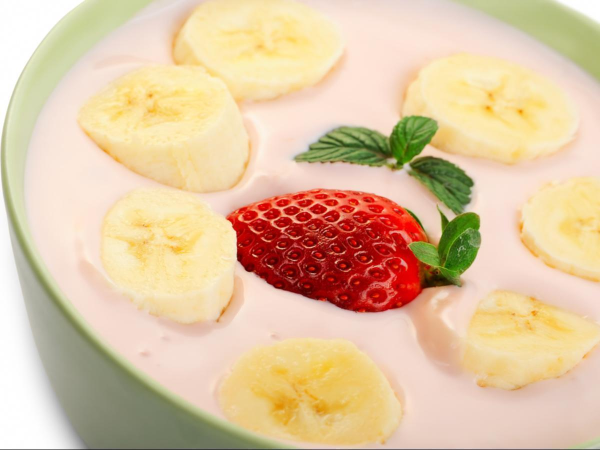
#> input picture berry.jpg, 1200 x 900 px (shown at 1/2 size)
$ python StrawberryDetection.py
#> lines starting #> are read from the running program, lines starting #| are printed output that depends on the picture; after the words box and inside, x2 and y2 are one past the last pixel; in counts of white or black regions, pixels touching at a corner belong together
#> further down, image is the input picture: shape (900, 1200, 3); mean B, G, R 162.5, 197, 224.3
#from _future_ import division
import cv2
from matplotlib import pyplot as plt
import numpy as np
from math import cos,sin


green = (0, 255, 0)

def show(image):

    #figure size in inches
    plt.figure(figsize=(10,10))
    plt.imshow(image, interpolation='nearest')

def overlay_mask(mask, image):
    #mask the mask rgb
    rgb_mask = cv2.cvtColor(mask, cv2.COLOR_GRAY2RGB)

    img = cv2.addWeighted(rgb_mask, 0.5, image, 0.5, 0)
    return img

def find_biggest_contour(image):
    #copy image
    image = image.copy()
    contours, hierarchy = cv2.findContours(image, cv2.RETR_LIST, cv2.CHAIN_APPROX_SIMPLE)

    #isolating the largest contour
    contour_sizes = [(cv2.contourArea(contour), contour) for contour in contours]
    biggest_contour = max(contour_sizes, key = lambda x: x[0])[1]

    #return the biggest contour
    mask = np.zeros(image.shape, np.uint8)
    cv2.drawContours(mask, [biggest_contour], -1, 255, -1)
    return biggest_contour, mask

def circle_contour(image, contour):
    #bounding ellipse
    image_with_ellipse = image.copy()
    ellipse = cv2.fitEllipse(contour)

    #addit
    cv2.ellipse(image_with_ellipse, ellipse, green, 2, cv2.LINE_AA)
    return image_with_ellipse

def find_strawberry(image):
    #1 convert to the correct color scheme
    image = cv2.cvtColor(image, cv2.COLOR_BGR2RGB)

    #2 scale image properly
    max_dimension = max(image.shape)
#> max_dimension = 1200
    scale = 700/max_dimension
#> scale = 0.583
    image = cv2.resize(image, None, fx=scale, fy=scale)
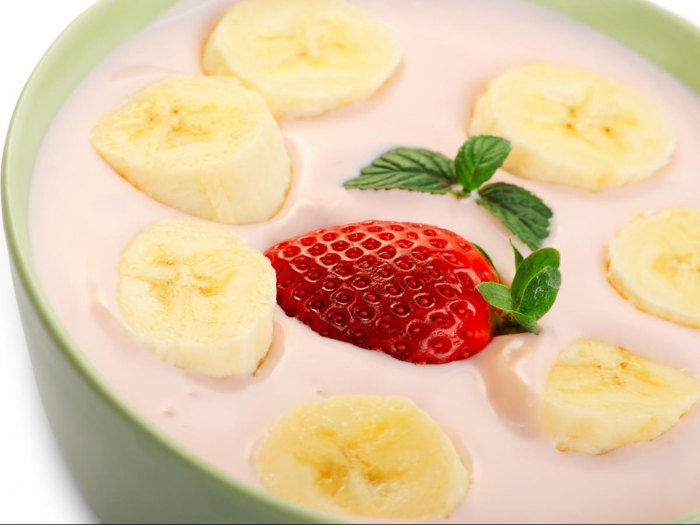
#> image: shape (525, 700, 3); mean R, G, B 224.2, 196.9, 162.4

    #3 clean our image(smooth clean color)
    image_blur = cv2.GaussianBlur(image, (7,7), 0)
    image_blur_hsv = cv2.cvtColor(image_blur, cv2.COLOR_RGB2HSV) #hsv separates color from brightness or color intensity
#> image_blur_hsv: shape (525, 700, 3); mean H, S, V 17.7, 75.4, 225.9

    #4 defining filters
    #filter by the color
    min_red = np.array([0, 100, 80]) #lightest red
    max_red = np.array([10, 256, 256]) #darkest red

    mask1 = cv2.inRange(image_blur_hsv, min_red, max_red)
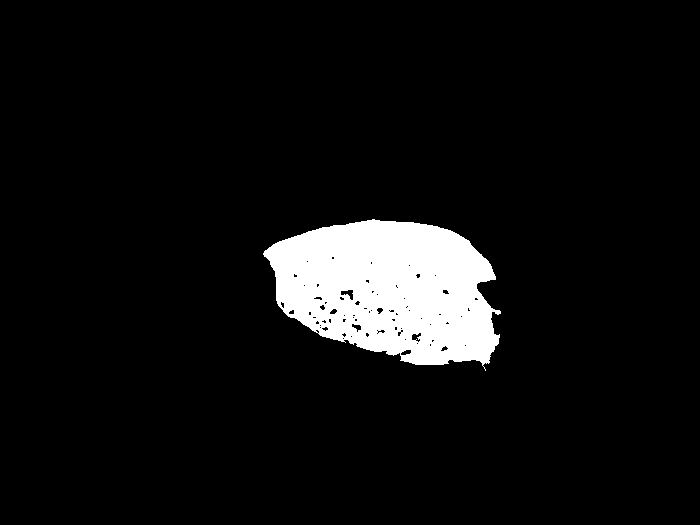
#> mask1: shape (525, 700); 6.8% white; 1 white region, box (x1, y1, x2, y2) and area: (263, 219, 501, 371) 25045

    #filter by the brightness
    min_red2 = np.array([170, 100, 80])
    max_red2 = np.array([180, 256, 256])

    mask2 = cv2.inRange(image_blur_hsv, min_red2, max_red2)
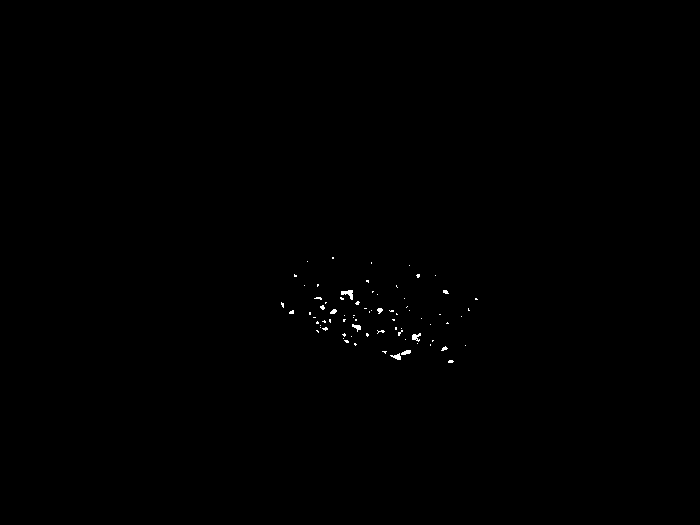
#> mask2: shape (525, 700); 0.18% white in thin lines or dots, all inside (x1, y1, x2, y2) = (281, 257, 478, 363)

    #combine both masks
    mask = mask1 + mask2
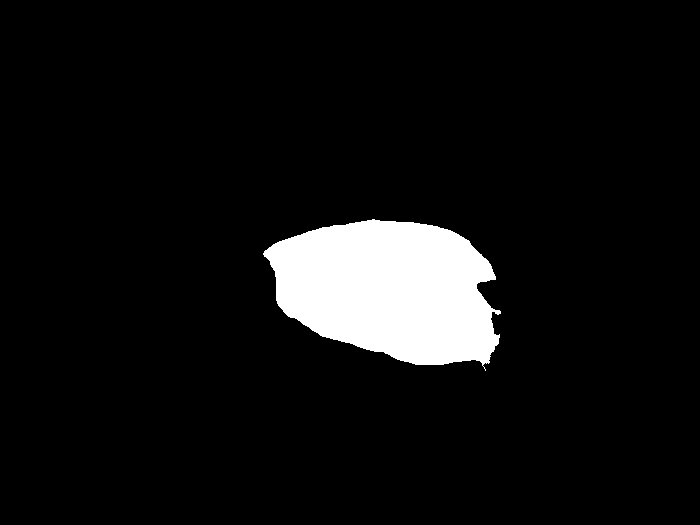
#> mask: shape (525, 700); 7% white; 1 white region, box (x1, y1, x2, y2) and area: (263, 219, 501, 371) 25701

    #5 Segmentation (separate the obj from everything else with a circle)
    kernel = cv2.getStructuringElement(cv2.MORPH_ELLIPSE, (15,15))
    mask_closed = cv2.morphologyEx(mask, cv2.MORPH_CLOSE, kernel)
#> mask_closed: shape (525, 700); 7% white; 1 white region, box (x1, y1, x2, y2) and area: (263, 219, 501, 371) 25809
    mask_clean = cv2.morphologyEx(mask_closed, cv2.MORPH_OPEN, kernel)
#> mask_clean: shape (525, 700); 7% white; 1 white region

    #6 find the biggest strawberry
    big_strawberry_contour, mask_strwaberries = find_biggest_contour(mask_clean)
#> in find_biggest_contour, `contours, hierarchy = cv2.findContours(image, cv2.RETR_LIST, cv2.CHAIN..`: contours = 1 contour; box (x1, y1, x2, y2) and area: (266, 219, 499, 365) 25388
#> in find_biggest_contour, `contour_sizes = [(cv2.contourArea(contour), contour) for contour in co..`: contour_sizes = 1 item
#> in find_biggest_contour, `biggest_contour = max(contour_sizes, key = lambda x: x[0])[1]`: biggest_contour = contour of 272 points, box (x1, y1, x2, y2) (266, 219, 499, 365), area 25388
#> big_strawberry_contour has the same summary as biggest_contour in find_biggest_contour

    #7 overlay the masks that we created on the image
    overlay = overlay_mask(mask_clean, image)
#> in overlay_mask, `rgb_mask = cv2.cvtColor(mask, cv2.COLOR_GRAY2RGB)`: rgb_mask: shape (525, 700, 3); 7% white; 1 white region, box (x1, y1, x2, y2) and area: (266, 219, 499, 365) 25686
#> in overlay_mask, `img = cv2.addWeighted(rgb_mask, 0.5, image, 0.5, 0)`:
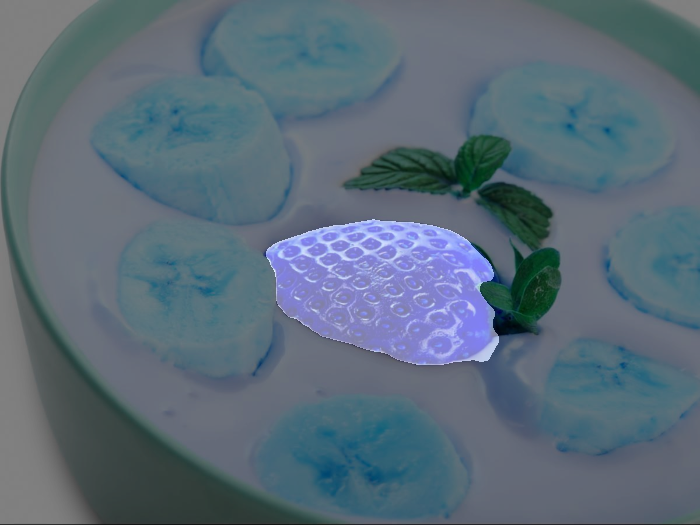
#> img: shape (525, 700, 3); mean B, G, R 121, 107.4, 90.1

    #8 circle the biggest strawberry
    circled = circle_contour(overlay, big_strawberry_contour)
#> in circle_contour, `ellipse = cv2.fitEllipse(contour)`: ellipse = ((390.5, 288.8), (138.4, 242.1), 103.6)
#> in circle_contour, `cv2.ellipse(image_with_ellipse, ellipse, green, 2, cv2.LINE_AA)`:
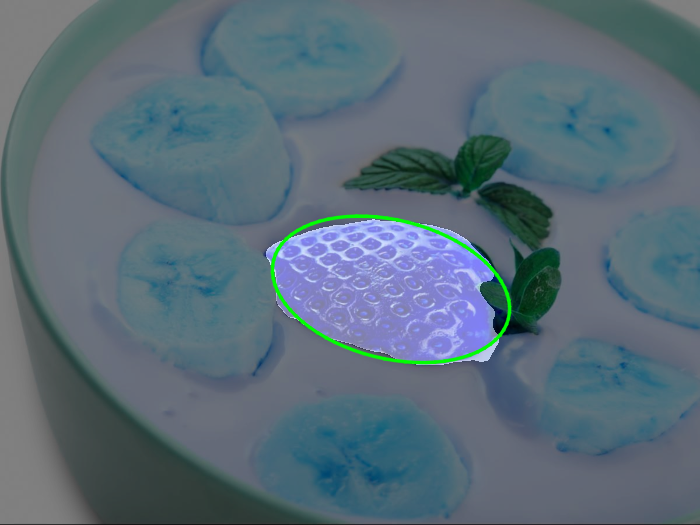
#> image_with_ellipse: shape (525, 700, 3); 0.81% of pixels changed, all inside (x1, y1, x2, y2) = (269, 214, 513, 365)

    show(circled)

    #9 convert back to original color scheme
    bgr = cv2.cvtColor(circled, cv2.COLOR_RGB2BGR)

    return bgr


#read the image
image = cv2.imread('berry.jpg')
result = find_strawberry(image)
#write the image
cv2.imwrite('berry2.jpg', result)
